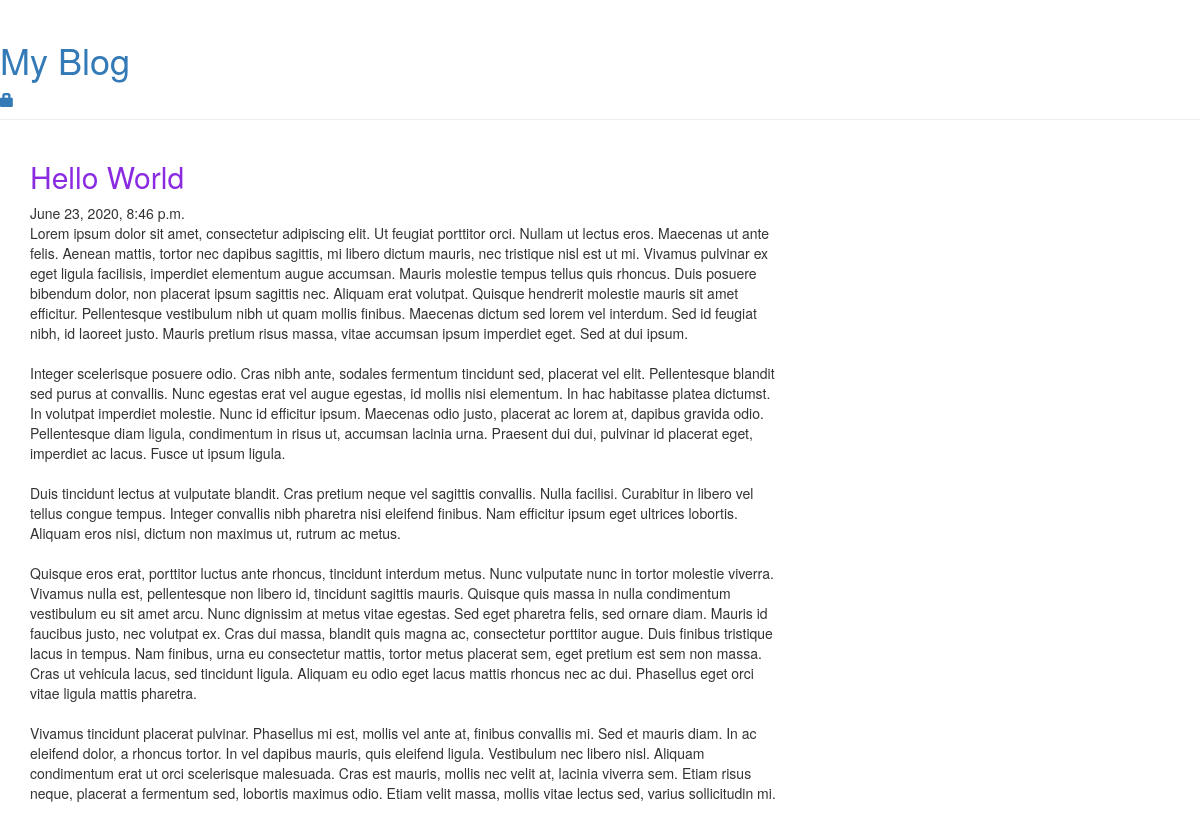
The app's page /post/1/ with its own data.
### blog/models.py (models this page shows, shortened)
class Post(models.Model):
    author = models.ForeignKey(settings.AUTH_USER_MODEL, on_delete=models.CASCADE)
    title = models.CharField(max_length=200)
    text = models.TextField()
    created_date = models.DateTimeField(default=timezone.now)
    published_date = models.DateTimeField(blank=True, null=True)

### blog/views.py (the view)
# urls.py: path('post/<int:pk>/', views.post_detail, name='post_detail'),
def post_detail(request, pk):
    post = get_object_or_404(Post, pk=pk)
    return render(request, 'blog/post_detail.html', {'post': post})

### blog/templates/blog/post_detail.html (shortened to what this page needs)
{% extends 'blog/base.html' %}
    {% block content %}
        <div>
            <h2>{{ post.title }}</h2>
            {% if post.published_date %}
                <div class="date">
                    {{ post.published_date }}
                </div>
            {% endif %}
            <p>{{ post.text|linebreaksbr }}</p>
        </div>
    {% endblock %}

### blog/static/css/blog.css (style rules this page uses)
h2 { color: blueviolet; }

### records on screen
Post: title "Hello World", published_date "June 23, 2020, 8:46 p.m.", text "Lorem ipsum dolor sit amet, consectetur adipiscing elit. Ut feugiat porttitor orci. Nullam ut lectus eros. Maecenas ut ante felis. Aenean mattis, tortor nec dapibus sagittis, mi libero dictum mauris, nec tristique nisl est ut mi. Vivamus pulvinar ex eget ligula facilisis, imperdiet elementum augue accumsan. Mauris molestie tempus tellus quis rhoncus. Duis posuere bibendum dolor, non placerat ipsum sagittis nec. Aliquam erat volutpat. Quisque hendrerit molestie mauris sit amet efficitur. Pellentesque vestibulum nibh ut quam mollis finibus. Maecenas dictum sed lorem vel interdum. Sed id feugiat nibh, id laoreet justo. Mauris pretium risus massa, vitae accumsan ipsum imperdiet eget. Sed at dui…"
